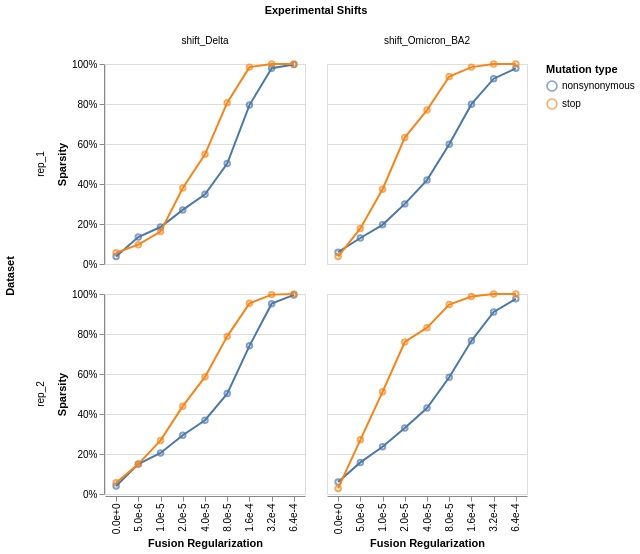

Write notebook code for a chart like this one.
### Markdown cell above
## Shift sparsity

Fraction of shift parameters that are exactly zero, across the
regularization grid. Uses the `ModelCollection.shift_sparsity` method
which returns an interactive Altair chart faceted by dataset and
shift parameter.

### Code cell
sparsity_chart, sparsity_data = model_collection.shift_sparsity(return_data=True)
sparsity_chart

### Figure 1 — Vega-Lite specification as saved in the notebook (floating-point values rounded to 4 significant figures)
{"config": {"view": {"continuousWidth": 300, "continuousHeight": 300}}, "data": {"name": "data-93f23c04f3a92af5690a65bec0468b5b"}, "facet": {"column": {"field": "mut_param", "title": "Experimental Shifts", "type": "nominal"}, "row": {"field": "dataset_name", "title": "Dataset", "type": "nominal"}}, "spec": {"layer": [{"mark": {"type": "point"}, "encoding": {"color": {"field": "mut_type", "title": "Mutation type", "type": "nominal"}, "tooltip": [{"field": "fusionreg", "type": "quantitative"}, {"field": "sparsity", "type": "quantitative"}, {"field": "mut_type", "type": "nominal"}], "x": {"axis": {"format": ".1e"}, "field": "fusionreg", "title": "Fusion Regularization", "type": "nominal"}, "y": {"axis": {"format": "%"}, "field": "sparsity", "title": "Sparsity", "type": "quantitative"}}}, {"mark": {"type": "line"}, "encoding": {"color": {"field": "mut_type", "title": "Mutation type", "type": "nominal"}, "tooltip": [{"field": "fusionreg", "type": "quantitative"}, {"field": "sparsity", "type": "quantitative"}, {"field": "mut_type", "type": "nominal"}], "x": {"axis": {"format": ".1e"}, "field": "fusionreg", "title": "Fusion Regularization", "type": "nominal"}, "y": {"axis": {"format": "%"}, "field": "sparsity", "title": "Sparsity", "type": "quantitative"}}}], "height": 200, "width": 200}, "$schema": "https://vega.github.io/schema/vega-lite/v6.4.1.json", "datasets": {"data-93f23c04f3a92af5690a65bec0468b5b": [{"dataset_name": "rep_1", "fusionreg": 0.0, "mut_type": "nonsynonymous", "mut_param": "shift_Delta", "sparsity": 0.0378}, {"dataset_name": "rep_1", "fusionreg": 0.0, "mut_type": "stop", "mut_param": "shift_Delta", "sparsity": 0.05607}, {"dataset_name": "rep_1", "fusionreg": 5e-06, "mut_type": "nonsynonymous", "mut_param": "shift_Delta", "sparsity": 0.1345}, {"dataset_name": "rep_1", "fusionreg": 5e-06, "mut_type": "stop", "mut_param": "shift_Delta", "sparsity": 0.09657}, {"dataset_name": "rep_1", "fusionreg": 1e-05, "mut_type": "nonsynonymous", "mut_param": "shift_Delta", "sparsity": 0.1849}, {"dataset_name": "rep_1", "fusionreg": 1e-05, "mut_type": "stop", "mut_param": "shift_Delta", "sparsity": 0.162}, {"dataset_name": "rep_1", "fusionreg": 2e-05, "mut_type": "nonsynonymous", "mut_param": "shift_Delta", "sparsity": 0.2704}, {"dataset_name": "rep_1", "fusionreg": 2e-05, "mut_type": "stop", "mut_param": "shift_Delta", "sparsity": 0.3801}, {"dataset_name": "rep_1", "fusionreg": 4e-05, "mut_type": "nonsynonymous", "mut_param": "shift_Delta", "sparsity": 0.3487}, {"dataset_name": "rep_1", "fusionreg": 4e-05, "mut_type": "stop", "mut_param": "shift_Delta", "sparsity": 0.5483}, {"dataset_name": "rep_1", "fusionreg": 8e-05, "mut_type": "nonsynonymous", "mut_param": "shift_Delta", "sparsity": 0.502}, {"dataset_name": "rep_1", "fusionreg": 8e-05, "mut_type": "stop", "mut_param": "shift_Delta", "sparsity": 0.8069}, {"dataset_name": "rep_1", "fusionreg": 0.00016, "mut_type": "nonsynonymous", "mut_param": "shift_Delta", "sparsity": 0.7945}, {"dataset_name": "rep_1", "fusionreg": 0.00016, "mut_type": "stop", "mut_param": "shift_Delta", "sparsity": 0.9844}, {"dataset_name": "rep_1", "fusionreg": 0.00032, "mut_type": "nonsynonymous", "mut_param": "shift_Delta", "sparsity": 0.9788}, {"dataset_name": "rep_1", "fusionreg": 0.00032, "mut_type": "stop", "mut_param": "shift_Delta", "sparsity": 1.0}, {"dataset_name": "rep_1", "fusionreg": 0.00064, "mut_type": "nonsynonymous", "mut_param": "shift_Delta", "sparsity": 0.997}, {"dataset_name": "rep_1", "fusionreg": 0.00064, "mut_type": "stop", "mut_param": "shift_Delta", "sparsity": 1.0}, {"dataset_name": "rep_2", "fusionreg": 0.0, "mut_type": "nonsynonymous", "mut_param": "shift_Delta", "sparsity": 0.03973}, {"dataset_name": "rep_2", "fusionreg": 0.0, "mut_type": "stop", "mut_param": "shift_Delta", "sparsity": 0.05607}, {"dataset_name": "rep_2", "fusionreg": 5e-06, "mut_type": "nonsynonymous", "mut_param": "shift_Delta", "sparsity": 0.1494}, {"dataset_name": "rep_2", "fusionreg": 5e-06, "mut_type": "stop", "mut_param": "shift_Delta", "sparsity": 0.1495}, {"dataset_name": "rep_2", "fusionreg": 1e-05, "mut_type": "nonsynonymous", "mut_param": "shift_Delta", "sparsity": 0.2054}, {"dataset_name": "rep_2", "fusionreg": 1e-05, "mut_type": "stop", "mut_param": "shift_Delta", "sparsity": 0.2679}, {"dataset_name": "rep_2", "fusionreg": 2e-05, "mut_type": "nonsynonymous", "mut_param": "shift_Delta", "sparsity": 0.2938}, {"dataset_name": "rep_2", "fusionreg": 2e-05, "mut_type": "stop", "mut_param": "shift_Delta", "sparsity": 0.4393}, {"dataset_name": "rep_2", "fusionreg": 4e-05, "mut_type": "nonsynonymous", "mut_param": "shift_Delta", "sparsity": 0.3688}, {"dataset_name": "rep_2", "fusionreg": 4e-05, "mut_type": "stop", "mut_param": "shift_Delta", "sparsity": 0.5857}, {"dataset_name": "rep_2", "fusionreg": 8e-05, "mut_type": "nonsynonymous", "mut_param": "shift_Delta", "sparsity": 0.5019}, {"dataset_name": "rep_2", "fusionreg": 8e-05, "mut_type": "stop", "mut_param": "shift_Delta", "sparsity": 0.7882}, {"dataset_name": "rep_2", "fusionreg": 0.00016, "mut_type": "nonsynonymous", "mut_param": "shift_Delta", "sparsity": 0.7409}, {"dataset_name": "rep_2", "fusionreg": 0.00016, "mut_type": "stop", "mut_param": "shift_Delta", "sparsity": 0.9533}, {"dataset_name": "rep_2", "fusionreg": 0.00032, "mut_type": "nonsynonymous", "mut_param": "shift_Delta", "sparsity": 0.9517}, {"dataset_name": "rep_2", "fusionreg": 0.00032, "mut_type": "stop", "mut_param": "shift_Delta", "sparsity": 0.9969}, {"dataset_name": "rep_2", "fusionreg": 0.00064, "mut_type": "nonsynonymous", "mut_param": "shift_Delta", "sparsity": 0.9955}, {"dataset_name": "rep_2", "fusionreg": 0.00064, "mut_type": "stop", "mut_param": "shift_Delta", "sparsity": 1.0}, {"dataset_name": "rep_1", "fusionreg": 0.0, "mut_type": "nonsynonymous", "mut_param": "shift_Omicron_BA2", "sparsity": 0.05928}, {"dataset_name": "rep_1", "fusionreg": 0.0, "mut_type": "stop", "mut_param": "shift_Omicron_BA2", "sparsity": 0.03738}, {"dataset_name": "rep_1", "fusionreg": 5e-06, "mut_type": "nonsynonymous", "mut_param": "shift_Omicron_BA2", "sparsity": 0.13}, {"dataset_name": "rep_1", "fusionreg": 5e-06, "mut_type": "stop", "mut_param": "shift_Omicron_BA2", "sparsity": 0.1776}, {"dataset_name": "rep_1", "fusionreg": 1e-05, "mut_type": "nonsynonymous", "mut_param": "shift_Omicron_BA2", "sparsity": 0.1959}, {"dataset_name": "rep_1", "fusionreg": 1e-05, "mut_type": "stop", "mut_param": "shift_Omicron_BA2", "sparsity": 0.3738}, {"dataset_name": "rep_1", "fusionreg": 2e-05, "mut_type": "nonsynonymous", "mut_param": "shift_Omicron_BA2", "sparsity": 0.3006}, {"dataset_name": "rep_1", "fusionreg": 2e-05, "mut_type": "stop", "mut_param": "shift_Omicron_BA2", "sparsity": 0.6324}, {"dataset_name": "rep_1", "fusionreg": 4e-05, "mut_type": "nonsynonymous", "mut_param": "shift_Omicron_BA2", "sparsity": 0.4197}, {"dataset_name": "rep_1", "fusionreg": 4e-05, "mut_type": "stop", "mut_param": "shift_Omicron_BA2", "sparsity": 0.7695}, {"dataset_name": "rep_1", "fusionreg": 8e-05, "mut_type": "nonsynonymous", "mut_param": "shift_Omicron_BA2", "sparsity": 0.5985}, {"dataset_name": "rep_1", "fusionreg": 8e-05, "mut_type": "stop", "mut_param": "shift_Omicron_BA2", "sparsity": 0.9377}, {"dataset_name": "rep_1", "fusionreg": 0.00016, "mut_type": "nonsynonymous", "mut_param": "shift_Omicron_BA2", "sparsity": 0.7993}, {"dataset_name": "rep_1", "fusionreg": 0.00016, "mut_type": "stop", "mut_param": "shift_Omicron_BA2", "sparsity": 0.9844}, {"dataset_name": "rep_1", "fusionreg": 0.00032, "mut_type": "nonsynonymous", "mut_param": "shift_Omicron_BA2", "sparsity": 0.9264}, {"dataset_name": "rep_1", "fusionreg": 0.00032, "mut_type": "stop", "mut_param": "shift_Omicron_BA2", "sparsity": 1.0}, {"dataset_name": "rep_1", "fusionreg": 0.00064, "mut_type": "nonsynonymous", "mut_param": "shift_Omicron_BA2", "sparsity": 0.9785}, {"dataset_name": "rep_1", "fusionreg": 0.00064, "mut_type": "stop", "mut_param": "shift_Omicron_BA2", "sparsity": 1.0}, {"dataset_name": "rep_2", "fusionreg": 0.0, "mut_type": "nonsynonymous", "mut_param": "shift_Omicron_BA2", "sparsity": 0.05971}, {"dataset_name": "rep_2", "fusionreg": 0.0, "mut_type": "stop", "mut_param": "shift_Omicron_BA2", "sparsity": 0.02804}, {"dataset_name": "rep_2", "fusionreg": 5e-06, "mut_type": "nonsynonymous", "mut_param": "shift_Omicron_BA2", "sparsity": 0.158}, {"dataset_name": "rep_2", "fusionreg": 5e-06, "mut_type": "stop", "mut_param": "shift_Omicron_BA2", "sparsity": 0.271}, {"dataset_name": "rep_2", "fusionreg": 1e-05, "mut_type": "nonsynonymous", "mut_param": "shift_Omicron_BA2", "sparsity": 0.236}, {"dataset_name": "rep_2", "fusionreg": 1e-05, "mut_type": "stop", "mut_param": "shift_Omicron_BA2", "sparsity": 0.5109}, {"dataset_name": "rep_2", "fusionreg": 2e-05, "mut_type": "nonsynonymous", "mut_param": "shift_Omicron_BA2", "sparsity": 0.3302}, {"dataset_name": "rep_2", "fusionreg": 2e-05, "mut_type": "stop", "mut_param": "shift_Omicron_BA2", "sparsity": 0.7601}, {"dataset_name": "rep_2", "fusionreg": 4e-05, "mut_type": "nonsynonymous", "mut_param": "shift_Omicron_BA2", "sparsity": 0.4296}, {"dataset_name": "rep_2", "fusionreg": 4e-05, "mut_type": "stop", "mut_param": "shift_Omicron_BA2", "sparsity": 0.8318}, {"dataset_name": "rep_2", "fusionreg": 8e-05, "mut_type": "nonsynonymous", "mut_param": "shift_Omicron_BA2", "sparsity": 0.5834}, {"dataset_name": "rep_2", "fusionreg": 8e-05, "mut_type": "stop", "mut_param": "shift_Omicron_BA2", "sparsity": 0.947}, {"dataset_name": "rep_2", "fusionreg": 0.00016, "mut_type": "nonsynonymous", "mut_param": "shift_Omicron_BA2", "sparsity": 0.7658}, {"dataset_name": "rep_2", "fusionreg": 0.00016, "mut_type": "stop", "mut_param": "shift_Omicron_BA2", "sparsity": 0.9875}, {"dataset_name": "rep_2", "fusionreg": 0.00032, "mut_type": "nonsynonymous", "mut_param": "shift_Omicron_BA2", "sparsity": 0.91}, {"dataset_name": "rep_2", "fusionreg": 0.00032, "mut_type": "stop", "mut_param": "shift_Omicron_BA2", "sparsity": 1.0}, {"dataset_name": "rep_2", "fusionreg": 0.00064, "mut_type": "nonsynonymous", "mut_param": "shift_Omicron_BA2", "sparsity": 0.9759}, {"dataset_name": "rep_2", "fusionreg": 0.00064, "mut_type": "stop", "mut_param": "shift_Omicron_BA2", "sparsity": 1.0}]}}
